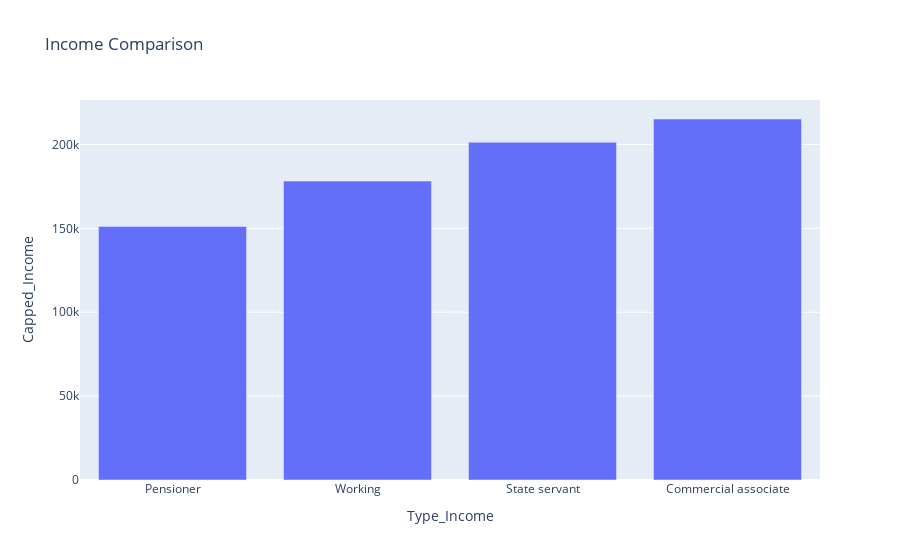

Write notebook code for a chart like this one.
### Markdown cell above
There is not much of a difference if we capped the outliers

### Code cell
fig=px.bar(grouped_Capped_Income,x='Type_Income',y="Capped_Income",title='Income Comparison')
fig.show()

### Figure 1 — Plotly figure (JSON) as saved in the notebook; plotly's stock layout.template omitted (floating-point values rounded to 4 significant figures)
{"data": [{"alignmentgroup": "True", "hovertemplate": "Type_Income=%{x}<br>Capped_Income=%{y}<extra></extra>", "legendgroup": "", "marker": {"color": "#636efa", "pattern": {"shape": ""}}, "name": "", "offsetgroup": "", "orientation": "v", "showlegend": false, "textposition": "auto", "type": "bar", "x": ["Pensioner", "Working", "State servant", "Commercial associate"], "xaxis": "x", "y": [151100.0, 178100.0, 201300.0, 215100.0], "yaxis": "y"}], "layout": {"barmode": "relative", "legend": {"tracegroupgap": 0}, "title": {"text": "Income Comparison"}, "xaxis": {"anchor": "y", "domain": [0, 1], "title": {"text": "Type_Income"}}, "yaxis": {"anchor": "x", "domain": [0, 1], "title": {"text": "Capped_Income"}}}}
